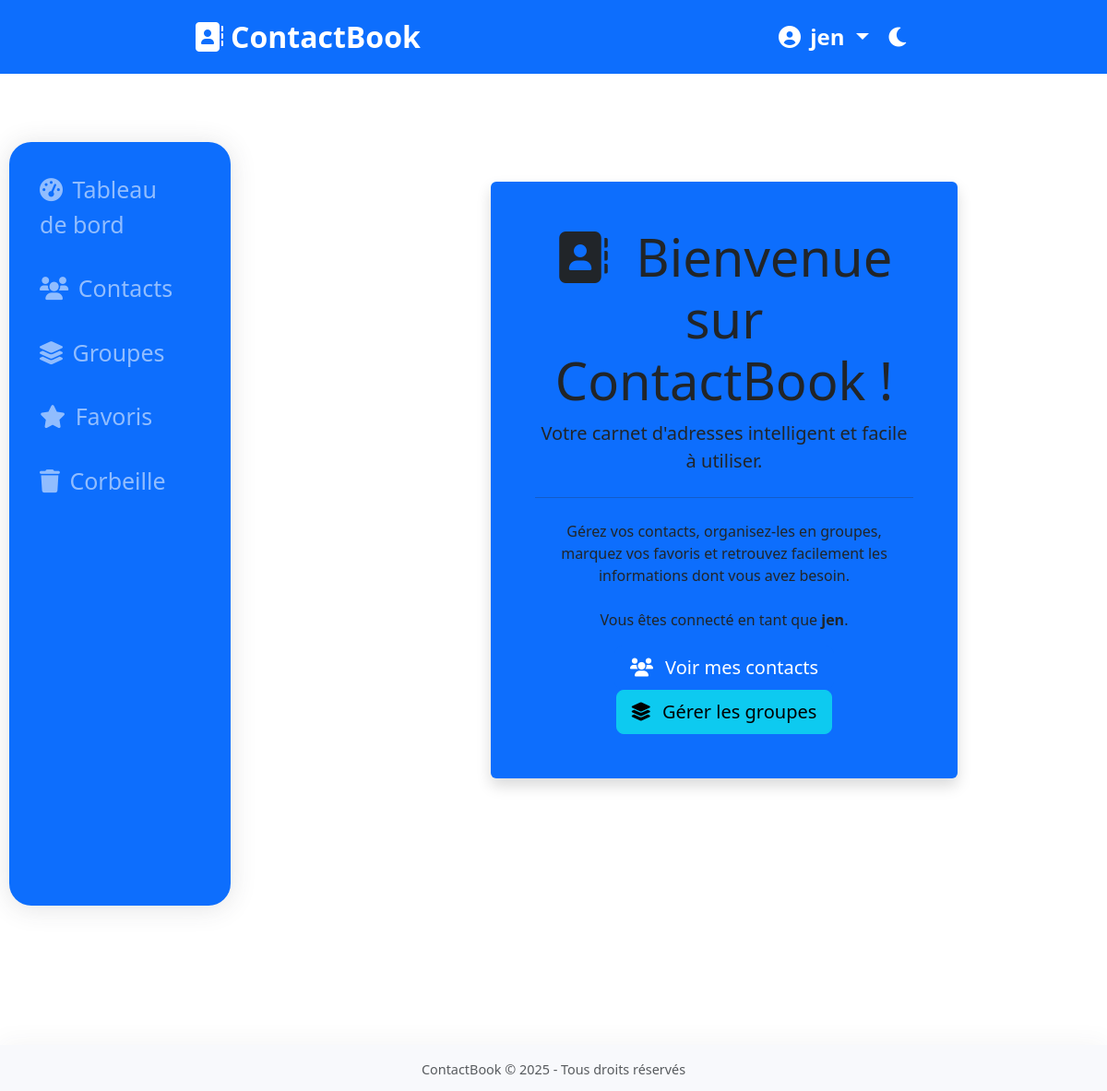
/ (signed in), run on an earlier commit of the app's database.
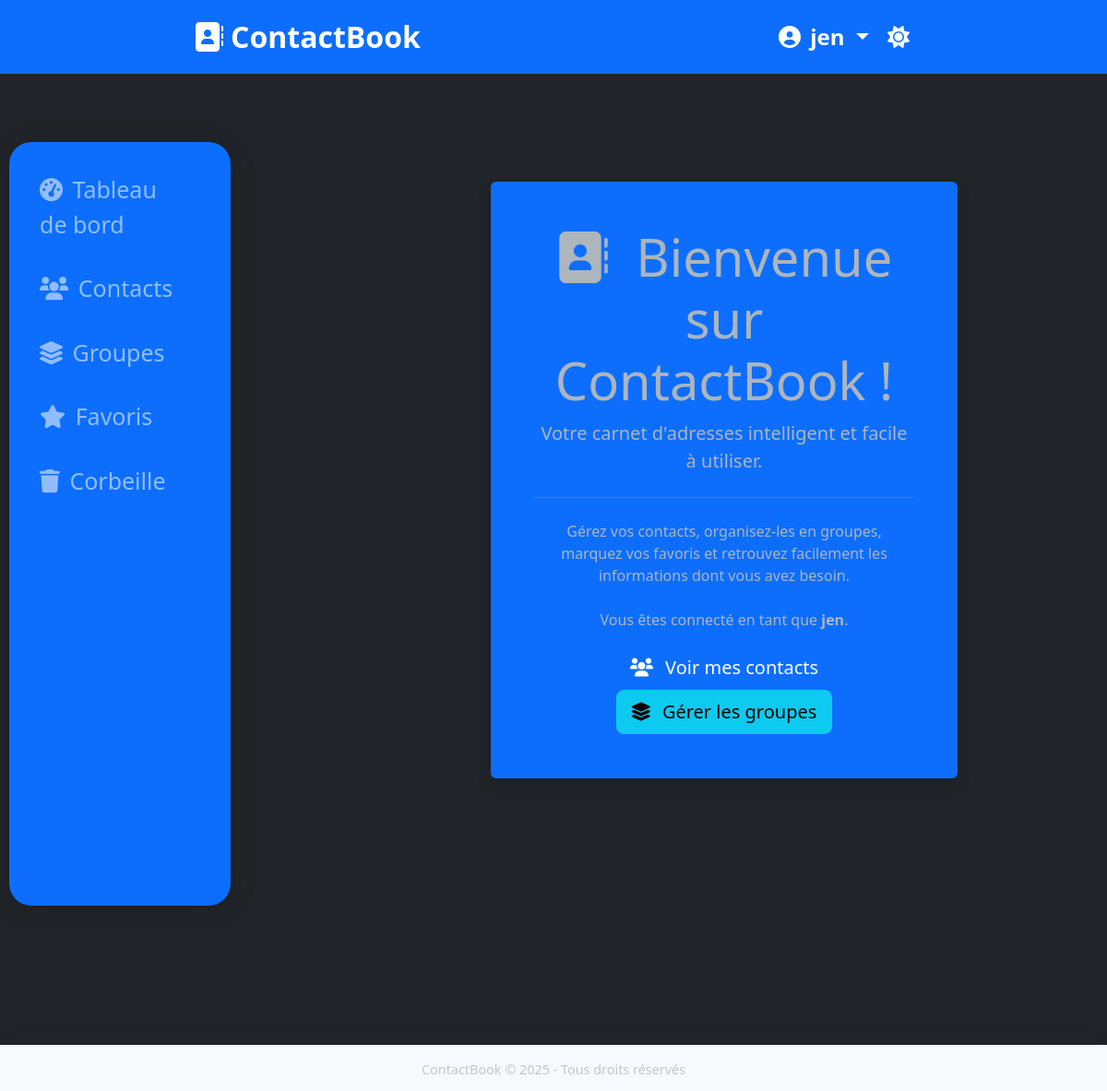
And on a later commit of the database.
### users/models.py (models this page shows, shortened)
class CustomUser(AbstractUser):
    theme_preference = models.CharField(
        max_length=10,
        choices=[('light', 'Clair'), ('dark', 'Sombre')],
        default='light'
    )

### templates/home.html (shortened to what this page needs)
{% extends 'base.html' %}
{% load static %}
{% block content %}
<div class="row justify-content-center align-items-center vh-100">
    <div class="col-md-8 text-center">
        <div class="bg-primary p-5 rounded shadow">
            <h1 class="display-4"><i class="fas fa-address-book me-3"></i> Bienvenue sur ContactBook !</h1>
            <p class="lead">Votre carnet d'adresses intelligent et facile à utiliser.</p>
            <hr class="my-4">
            <p>Gérez vos contacts, organisez-les en groupes, marquez vos favoris et retrouvez facilement les informations dont vous avez besoin.</p>
            {% if user.is_authenticated %}
                <p class="mt-4">Vous êtes connecté en tant que <strong>{{ user.username }}</strong>.</p>
                <div class="d-grid gap-2 d-md-block mt-3">
                    <a class="btn btn-primary btn-lg" href="{% url 'contact_list' %}" role="button"><i class="fas fa-users me-2"></i> Voir mes contacts</a>
                    <a class="btn btn-info btn-lg" href="{% url 'group_list' %}" role="button"><i class="fas fa-layer-group me-2"></i> Gérer les groupes</a>
                </div>
            {% endif %}
        </div>
    </div>
</div>
{% endblock %}

### templates/base.html (shortened to what this page needs)
{% load static %}
<!DOCTYPE html>
<html lang="fr" data-bs-theme="{{ request.user.theme_preference }}">
<head>
    <link href="https://cdn.jsdelivr.net/npm/bootstrap@5.3.0-alpha1/dist/css/bootstrap.min.css" rel="stylesheet">
    <link rel="stylesheet" href="https://cdnjs.cloudflare.com/ajax/libs/font-awesome/6.0.0/css/all.min.css">
    <link rel="stylesheet" href="{% static 'contacts/css/style.css' %}?v=1>">
</head>
<body>
    <div class="header bg-primary ">
        <div class="section1 ">
            <a class="navbar-brand" href="{% url 'home' %}">
                <i class="fas fa-address-book me-2"></i>ContactBook
            </a>
        </div>
        <div>
            <div class="section2 ">
                <div>
                    <li class="nav-item dropdown">
                        <a class="nav-link dropdown-toggle" href="#" id="navbarDropdown" role="button"
                            data-bs-toggle="dropdown" aria-expanded="false">
                            <i class="fas fa-user-circle me-1"></i> {{ user.username }}
                        </a>
                    </li>
                </div>
                <div>
                    <button id="theme-toggle" class="btn btn-link nav-link">
                        <i
                            class="fas {% if request.user.theme_preference == 'dark' %}fa-sun{% else %}fa-moon{% endif %} me-1"></i>
                    </button>
                </div>
            </div>
        </div>
    </div>
    <div class="main mt-4 mb-5">
        <div class="aside">
            {% if user.is_authenticated %}
            <aside class="navbar navbar-expand-lg navbar-dark bg-primary">
                <div class="collapse  navbar-collapse" id="navbarNav">
                    <ul class="navbar-nav row me-auto gap-3">
                        <li class="nav-item">
                            <a class="nav-link {% if request.resolver_match.url_name == 'dashboard' %}active{% endif %}"
                                href="{% url 'dashboard' %}">
                                <i class="fas fa-tachometer-alt me-1"></i> Tableau de bord
                            </a>
                        </li>
                        <li class="nav-item">
                            <a class="nav-link {% if request.resolver_match.url_name == 'contact_list' %}active{% endif %}"
                                href="{% url 'contact_list' %}">
                                <i class="fas fa-users me-1"></i> Contacts
                            </a>
                        </li>
                        <li class="nav-item">
                            <a class="nav-link {% if request.resolver_match.url_name == 'group_list' %}active{% endif %}"
                                href="{% url 'group_list' %}">
                                <i class="fas fa-layer-group me-1"></i> Groupes
                            </a>
                        </li>
                        <li class="nav-item">
                            <a class="nav-link {% if request.resolver_match.url_name == 'favorites' %}active{% endif %}"
                                href="{% url 'favorites' %}">
                                <i class="fas fa-star me-1"></i> Favoris
                            </a>
                        </li>
                        <li class="nav-item">
                            <a class="nav-link {% if request.resolver_match.url_name == 'trash' %}active{% endif %}"
                                href="{% url 'trash' %}">
                                <i class="fas fa-trash me-1"></i> Corbeille
                            </a>
                        </li>
                    </ul>
                </div>
            </aside>
            {% endif %}
        </div>
        <div class="container">
            {% block content %}{% endblock %}
        </div>
    </div>
    <footer class="footer mt-auto py-3 ">
        <div class=" text-center">
            <span class="text-muted">ContactBook &copy; {% now "Y" %} - Tous droits réservés</span>
        </div>
    </footer>
</body>
</html>

What changed in the data, as far as the page shows it:
changed CustomUser "jen": theme_preference "light" → "dark" (drawn)
